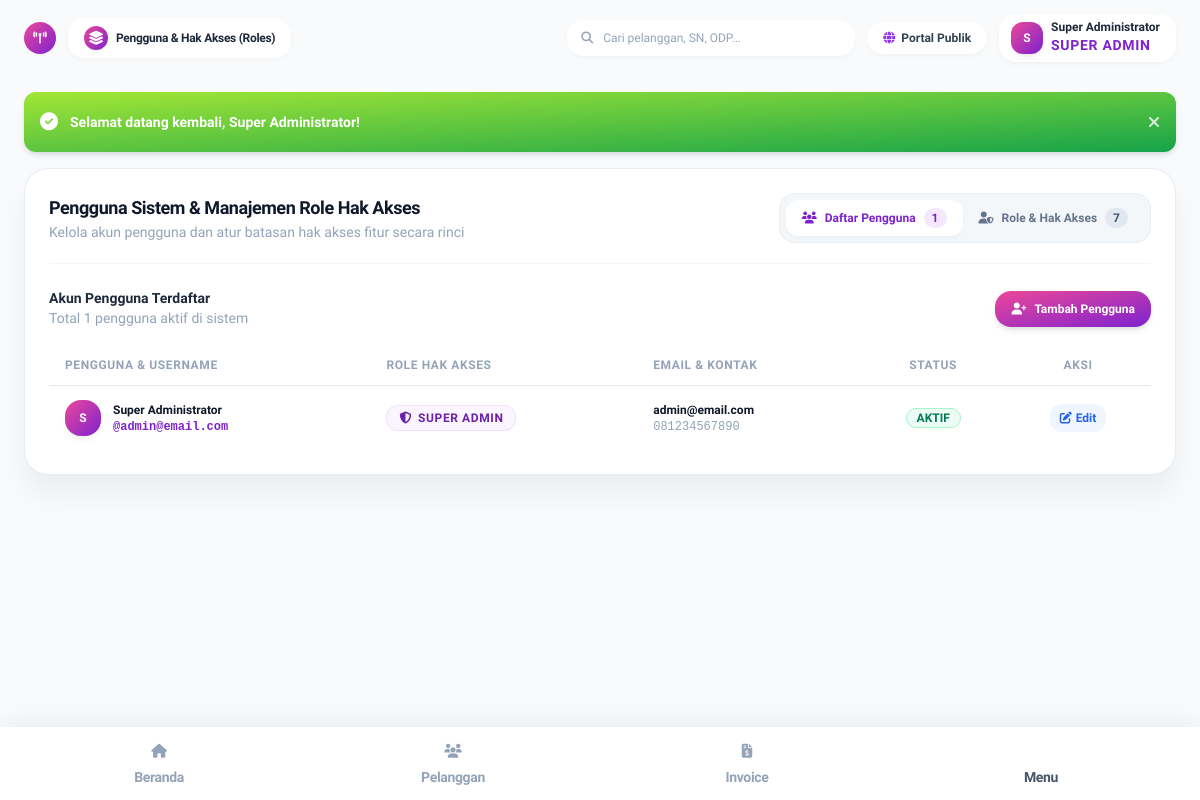
Page /index.php?page=settings_users (signed in) on the committed database.
### tables this page shows
CREATE TABLE users (
    id INTEGER PRIMARY KEY AUTOINCREMENT,
    role_id INTEGER NOT NULL,
    pic_id INTEGER DEFAULT NULL,
    name TEXT NOT NULL,
    username TEXT NOT NULL UNIQUE,
    email TEXT NOT NULL UNIQUE,
    phone TEXT,
    password TEXT NOT NULL,
    status TEXT NOT NULL DEFAULT 'active', -- active, inactive, suspended
    avatar TEXT,
    last_login DATETIME,
    created_at DATETIME DEFAULT CURRENT_TIMESTAMP,
    updated_at DATETIME DEFAULT CURRENT_TIMESTAMP,
    FOREIGN KEY (role_id) REFERENCES roles(id),
    FOREIGN KEY (pic_id) REFERENCES customer_pics(id) ON DELETE SET NULL
);

CREATE TABLE roles (
    id INTEGER PRIMARY KEY AUTOINCREMENT,
    name TEXT NOT NULL UNIQUE,
    display_name TEXT NOT NULL,
    description TEXT,
    created_at DATETIME DEFAULT CURRENT_TIMESTAMP
);

### app/Controllers/SettingController.php (called while the page is built, shortened)
<?php
require_once __DIR__ . '/../Helpers/Helper.php';
class SettingController {
    public function users(): void {
        $pdo = getDbConnection();
        $users = $pdo->query("
            SELECT u.*, r.display_name as role_display, r.name as role_slug, cp.name as pic_name
            FROM users u
            JOIN roles r ON u.role_id = r.id
            LEFT JOIN customer_pics cp ON u.pic_id = cp.id
            ORDER BY u.id ASC
        ")->fetchAll();
        $roles = $pdo->query("
            SELECT r.*,
                   (SELECT COUNT(*) FROM users u WHERE u.role_id = r.id) as user_count,
                   (SELECT COUNT(*) FROM role_permissions rp WHERE rp.role_id = r.id) as permission_count
            FROM roles r
            ORDER BY r.id ASC
        ")->fetchAll();
        $pageTitle = 'Pengguna & Hak Akses (Roles)';
        require __DIR__ . '/../Views/settings/users.php';
        require __DIR__ . '/../Views/layouts/main.php';
    }
}

### app/Helpers/Helper.php (called while the page is built, shortened)
<?php
class Helper {
    public static function baseUrl(): string {
        $protocol = (!empty($_SERVER['HTTPS']) && $_SERVER['HTTPS'] !== 'off' || ($_SERVER['SERVER_PORT'] ?? 80) == 443) ? "https://" : "http://";
        $host = $_SERVER['HTTP_HOST'] ?? 'localhost';
        $scriptName = $_SERVER['SCRIPT_NAME'] ?? '';
        $dir = dirname($scriptName);
        return rtrim($protocol . $host . $dir, '/');
    }
    public static function url(string $page = '', array $params = []): string {
        $base = self::baseUrl();
        $query = [];
        if ($page !== '') {
            $query['page'] = $page;
        }
        $query = array_merge($query, $params);
        $queryString = http_build_query($query);
        return $base . '/index.php' . ($queryString ? '?' . $queryString : '');
    }
    public static function e(?string $value): string {
        return htmlspecialchars($value ?? '', ENT_QUOTES, 'UTF-8');
    }
}

### app/Services/AuthService.php (called while the page is built, shortened)
<?php
class AuthService {
    public static function user(): ?array {
        if (!empty($_SESSION['user'])) {
            return $_SESSION['user'];
        }
        return self::tryAutoLoginWithToken();
    }
}

### app/Views/settings/users.php (the view, shortened to what this page needs)
<?php
$activeTab = $_GET['tab'] ?? 'users';
?>
<div class="bg-white rounded-3xl p-6 border border-slate-200/80 shadow-soft-xl space-y-6">
  <div class="flex flex-col lg:flex-row lg:items-center justify-between gap-4 border-b border-slate-100 pb-5">
    <div>
      <h4 class="font-black text-slate-900 text-lg tracking-tight">Pengguna Sistem & Manajemen Role Hak Akses</h4>
      <p class="text-2xs text-slate-400">Kelola akun pengguna dan atur batasan hak akses fitur secara rinci</p>
    </div>
    <div class="flex items-center p-1.5 bg-slate-100/80 rounded-2xl border border-slate-200/60 self-start lg:self-auto">
      <a href="?page=settings_users&tab=users" class="px-4 py-2 text-xs font-bold rounded-xl transition-all flex items-center gap-2 <?php echo ($activeTab === 'users') ? 'bg-white text-purple-700 shadow-soft-xs font-extrabold' : 'text-slate-500 hover:text-slate-900'; ?>">
        <i class="fa-solid fa-users text-xs"></i>
        <span>Daftar Pengguna</span>
        <span class="px-2 py-0.5 rounded-full text-3xs font-extrabold <?php echo ($activeTab === 'users') ? 'bg-purple-100 text-purple-700' : 'bg-slate-200 text-slate-600'; ?>"><?php echo count($users); ?></span>
      </a>
      <a href="?page=settings_users&tab=roles" class="px-4 py-2 text-xs font-bold rounded-xl transition-all flex items-center gap-2 <?php echo ($activeTab === 'roles') ? 'bg-white text-purple-700 shadow-soft-xs font-extrabold' : 'text-slate-500 hover:text-slate-900'; ?>">
        <i class="fa-solid fa-user-shield text-xs"></i>
        <span>Role & Hak Akses</span>
        <span class="px-2 py-0.5 rounded-full text-3xs font-extrabold <?php echo ($activeTab === 'roles') ? 'bg-purple-100 text-purple-700' : 'bg-slate-200 text-slate-600'; ?>"><?php echo count($roles); ?></span>
      </a>
    </div>
  </div>
  <?php if ($activeTab === 'users'): ?>
  <div class="space-y-4">
    <div class="flex items-center justify-between">
      <div>
        <h5 class="font-bold text-slate-800 text-sm">Akun Pengguna Terdaftar</h5>
        <span class="text-3xs text-slate-400">Total <?php echo count($users); ?> pengguna aktif di sistem</span>
      </div>
      <button type="button" onclick="openUserModal()" class="px-4 py-2.5 text-xs font-bold text-white bg-gradient-to-tl from-purple-700 to-pink-500 rounded-2xl shadow-soft-md hover:scale-105 transition-all flex items-center gap-2">
        <i class="fa-solid fa-user-plus text-xs"></i>
        <span>Tambah Pengguna</span>
      </button>
    </div>
    <div class="overflow-x-auto">
      <table class="w-full text-xs text-left">
        <thead>
          <tr class="border-b border-slate-200 text-slate-400 uppercase text-3xs tracking-wider">
            <th class="py-3 px-4 font-bold">Pengguna & Username</th>
            <th class="py-3 px-4 font-bold">Role Hak Akses</th>
            <th class="py-3 px-4 font-bold">Email & Kontak</th>
            <th class="py-3 px-4 font-bold text-center">Status</th>
            <th class="py-3 px-4 font-bold text-center">Aksi</th>
          </tr>
        </thead>
        <tbody class="divide-y divide-slate-100">
          <?php foreach ($users as $u): ?>
          <tr class="hover:bg-slate-50/80 transition-colors">
            <td class="py-3.5 px-4 whitespace-nowrap">
              <div class="flex items-center gap-3">
                <div class="w-9 h-9 rounded-2xl bg-gradient-to-tl from-purple-700 to-pink-500 text-white flex items-center justify-center font-black text-xs shadow-soft-sm shrink-0">
                  <?php echo strtoupper(substr($u['name'], 0, 1)); ?>
                </div>
                <div>
                  <span class="text-xs font-bold text-slate-900 block"><?php echo Helper::e($u['name']); ?></span>
                  <span class="text-3xs text-purple-700 font-mono font-bold">@<?php echo Helper::e($u['username']); ?></span>
                </div>
              </div>
            </td>
            <td class="py-3.5 px-4 whitespace-nowrap text-xs">
              <span class="px-3 py-1 rounded-xl bg-purple-50 text-purple-800 font-extrabold text-3xs uppercase tracking-wider border border-purple-200/60 inline-flex items-center gap-1.5">
                <i class="fa-solid fa-shield-halved text-2xs"></i>
                <span><?php echo Helper::e($u['role_display']); ?></span>
              </span>
            </td>
            <td class="py-3.5 px-4 whitespace-nowrap text-xs">
              <span class="text-slate-900 font-semibold block"><?php echo Helper::e($u['email']); ?></span>
              <span class="text-3xs text-slate-400 font-mono"><?php echo Helper::e($u['phone'] ?: '-'); ?></span>
            </td>
            <td class="py-3.5 px-4 text-center whitespace-nowrap">
              <?php if (($u['status'] ?? 'active') === 'active'): ?>
                <span class="px-2.5 py-0.5 text-3xs font-extrabold rounded-full bg-emerald-50 text-emerald-700 border border-emerald-200 uppercase">Aktif</span>
              <?php else: ?>
                <span class="px-2.5 py-0.5 text-3xs font-extrabold rounded-full bg-rose-50 text-rose-700 border border-rose-200 uppercase">Nonaktif</span>
              <?php endif; ?>
            </td>
            <td class="py-3.5 px-4 text-center whitespace-nowrap">
              <div class="flex items-center justify-center gap-1.5">
                <button type="button"
                        onclick='openEditUserModal(<?php echo htmlspecialchars(json_encode($u), ENT_QUOTES, "UTF-8"); ?>)'
                        class="px-2.5 py-1.5 text-blue-600 hover:text-blue-700 bg-blue-50 hover:bg-blue-100 rounded-xl font-bold text-2xs transition-colors inline-flex items-center gap-1">
                  <i class="fa-solid fa-pen-to-square text-xs"></i>
                  <span>Edit</span>
                </button>
              </div>
            </td>
          </tr>
          <?php endforeach; ?>
        </tbody>
      </table>
    </div>
  </div>
  <?php endif; ?>
</div>

### app/Views/partials/navbar.php (shortened to what this page needs)
<?php
$user = AuthService::user();
$pageTitle = $pageTitle ?? 'Dashboard Utama';
?>
<nav class="sticky top-0 z-30 w-full px-4 sm:px-6 py-2.5 sm:py-3.5 mx-auto max-w-[1600px] flex items-center justify-between">
  <div class="flex items-center gap-2 sm:gap-3">
    <a href="<?php echo Helper::url('dashboard'); ?>" class="xl:hidden flex items-center justify-center w-8 h-8 rounded-2xl bg-gradient-to-tl from-purple-700 to-pink-500 text-white shadow-soft-xs text-xs">
      <i class="fa-solid fa-tower-broadcast"></i>
    </a>
    <div class="flex items-center gap-2 px-3.5 sm:px-4 py-1.5 sm:py-2 bg-white/90 backdrop-blur-md rounded-2xl shadow-soft-xs">
      <div class="w-5 h-5 sm:w-6 sm:h-6 rounded-xl bg-gradient-to-tl from-purple-700 to-pink-500 text-white flex items-center justify-center text-3xs shadow-soft-xs shrink-0">
        <i class="fa-solid fa-layer-group"></i>
      </div>
      <span class="text-2xs sm:text-xs font-black text-slate-800 tracking-tight leading-none truncate max-w-[150px] sm:max-w-none"><?php echo Helper::e($pageTitle); ?></span>
    </div>
  </div>
  <div class="flex items-center gap-2 sm:gap-3">
    <div class="relative hidden md:block w-72">
      <span class="absolute inset-y-0 left-0 flex items-center pl-3.5 pointer-events-none text-slate-400">
      </span>
      <input type="text" placeholder="Cari pelanggan, SN, ODP..." class="w-full text-xs pl-9 pr-3.5 py-2.5 rounded-2xl bg-white focus:outline-none focus:ring-2 focus:ring-purple-500/20 shadow-soft-xs placeholder:text-slate-400">
    </div>
    <a href="<?php echo Helper::url('landing'); ?>" target="_blank" class="px-3 sm:px-4 py-1.5 sm:py-2 text-2xs sm:text-xs font-bold text-slate-700 bg-white hover:bg-slate-50 rounded-2xl shadow-soft-xs transition-colors flex items-center gap-1.5">
      <i class="fa-solid fa-globe text-purple-600"></i>
      <span class="hidden sm:inline">Portal Publik</span>
    </a>
    <div class="flex items-center gap-2 px-2.5 sm:px-3 py-1 sm:py-1.5 bg-white/90 backdrop-blur-md rounded-2xl shadow-soft-xs">
      <div class="w-7 h-7 sm:w-8 sm:h-8 rounded-xl bg-gradient-to-tl from-purple-700 to-pink-500 text-white flex items-center justify-center font-black text-2xs sm:text-xs shadow-soft-sm shrink-0">
        <?php echo strtoupper(substr($user['name'] ?? 'A', 0, 1)); ?>
      </div>
      <div class="hidden sm:block text-left pr-1">
        <span class="text-xs font-bold text-slate-800 block leading-tight"><?php echo Helper::e($user['name'] ?? 'Admin'); ?></span>
        <span class="text-3xs text-purple-700 font-extrabold block uppercase tracking-wider"><?php echo Helper::e($user['role_display'] ?? $user['role_name'] ?? 'Super Admin'); ?></span>
      </div>
    </div>
  </div>
</nav>

### app/Views/layouts/main.php (style rules this page uses)
body { font-family: 'Plus Jakarta Sans', sans-serif; background-color: #f8fafc; -webkit-tap-highlight-color: transparent; }

### rows in the picture
users: name "S", name "Super Administrator", role.display_name "SUPER ADMIN", username "admin@email.com", email "admin@email.com", phone "081234567890", status "AKTIF"

### other values in the picture
Helper::e($pageTitle) "Pengguna & Hak Akses (Roles)"
Helper::e($message) "Selamat datang kembali, Super Administrator!"
count($users) "1"
count($roles) "7"
$label "Beranda Pelanggan Invoice"
